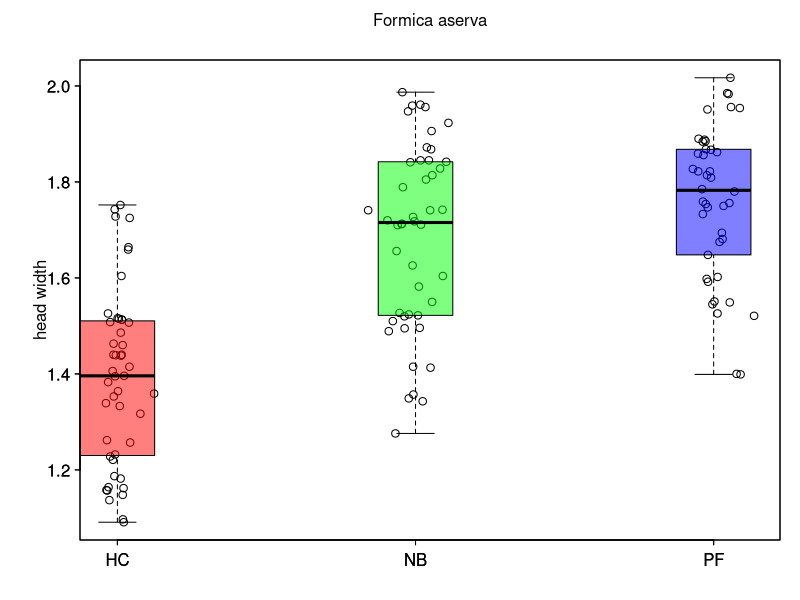
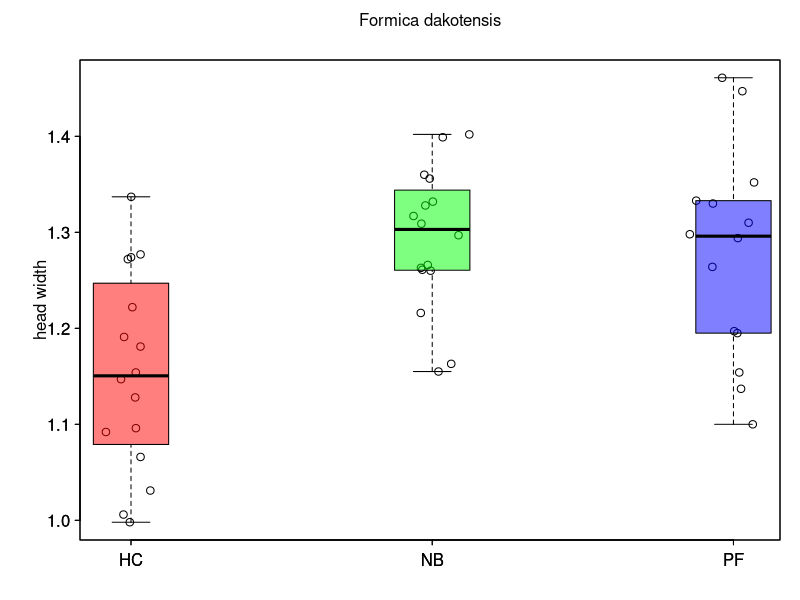
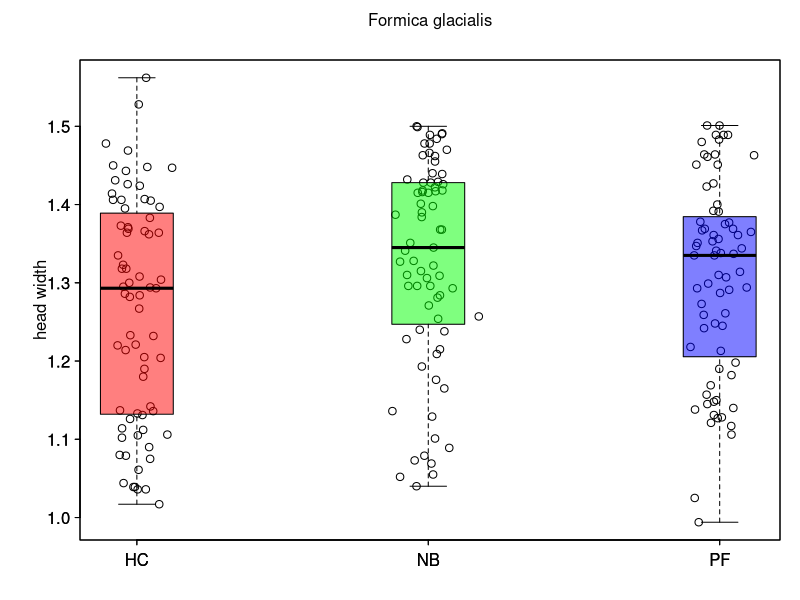
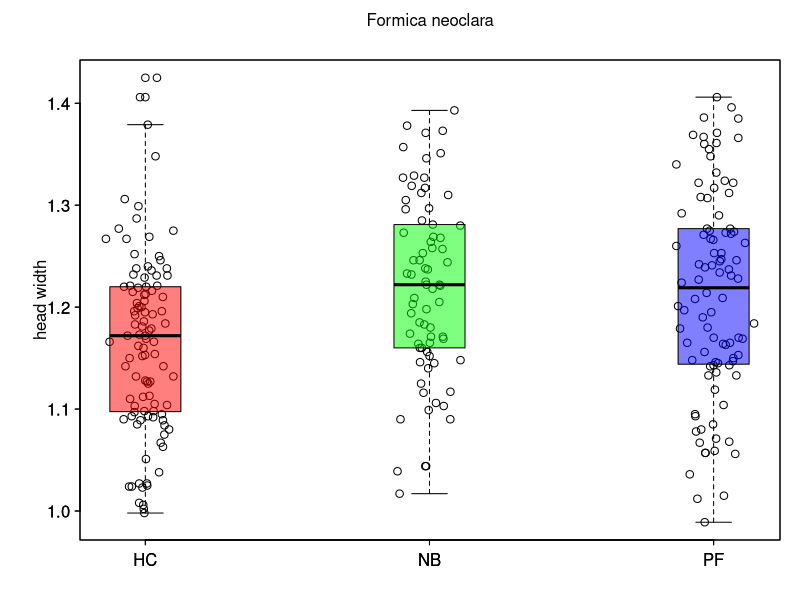
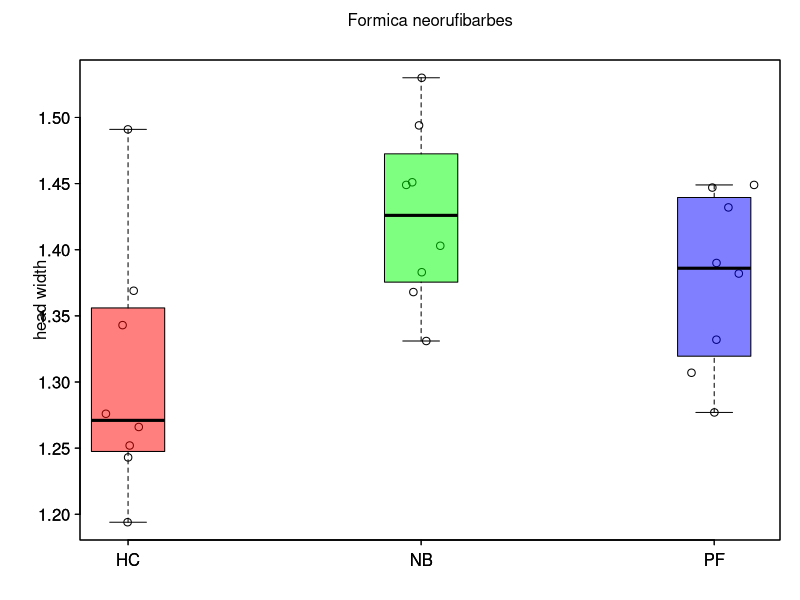
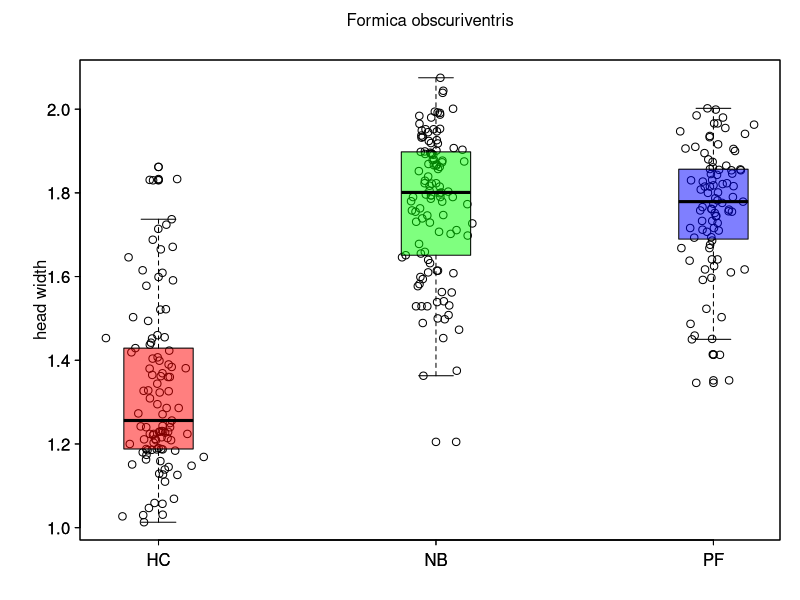
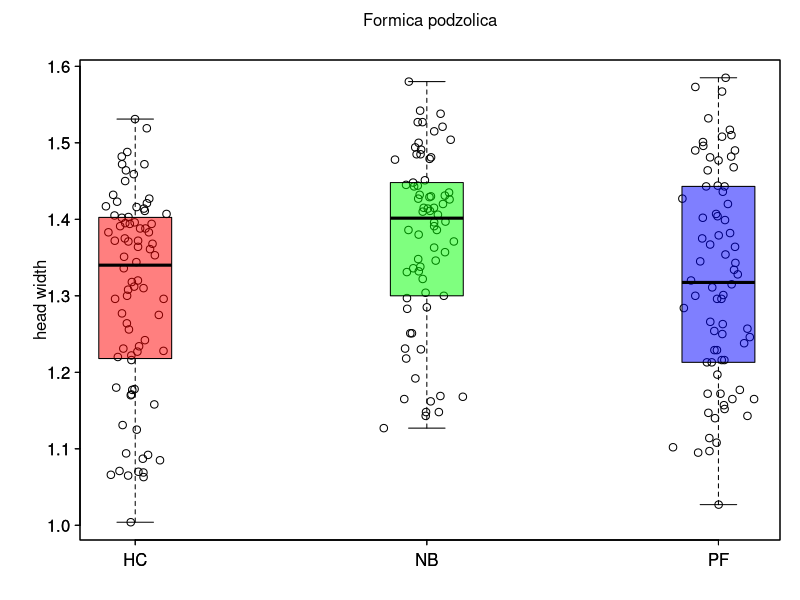
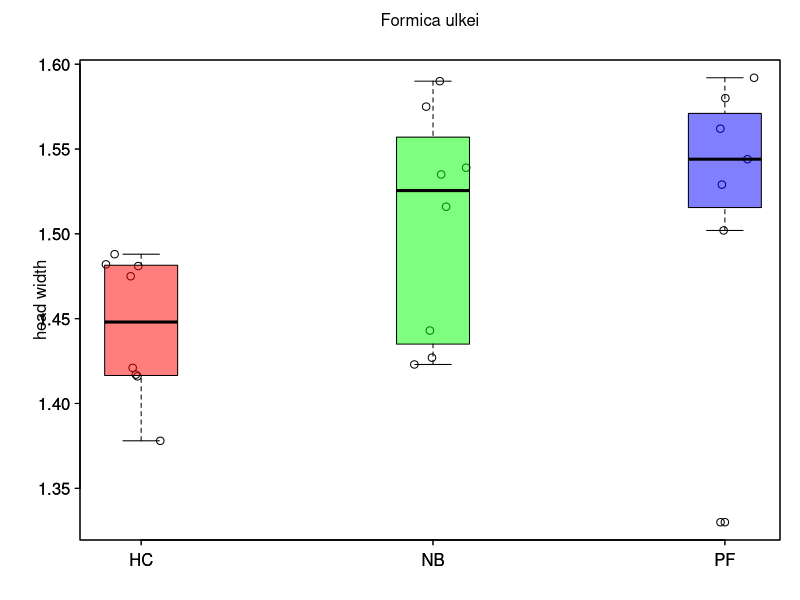

These figures' R source, in order: (Note: this script raises an error after producing the figures.)
setwd('C:\\Users\\Nicole\\Desktop\\Evolution\\Tasks\\Project')
Data1<-read.csv("AntData.csv")
#hypothesis: 

#10 boxplots for 10 Species showing association between task and head width
VARtable <- data.frame(species=rep(NA, length=length(unique(Data1$Species))), HC=rep(NA, length=length(unique(Data1$Species))), NB=rep(NA, length=length(unique(Data1$Species))), PF=rep(NA, length=length(unique(Data1$Species))))
counter <- 1

for (i in unique(Data1$Species)){
  Species <- Data1[which(Data1$Species == i),]
  VARtable[counter,1] <- i
  
  X <- Species$Task
  repHC <- which(X == "HC")
  repNB <- which(X == "NB")
  repPF <- which(X == "PF")
  Z <- rep(1, length(X))
  Z[repHC] <- rnorm(length(repHC), 2, 0.05)
  Z[repNB] <- rnorm(length(repNB), 3, 0.05)
  Z[repPF] <- rnorm(length(repPF), 4, 0.05)
  
  VARtable[counter,2:4] <- c(var(Species$Head.Width[repHC]), var(Species$Head.Width[repNB]), var(Species$Head.Width[repPF]))
  counter <- counter+1
  jpeg(paste(i, ".jpeg", sep=""))
  par(las=1, mar=c(3,4,3,1), mgp=c(1.5, 0.5, 0), tck=-0.01)
  plot(Z, Species$Head.Width, xlab="", ylab="head width", xaxt="n")
  axis(1, at=c(2,3,4), labels=c("HC", "NB", "PF"))
  mtext(i, side=3, line=1.5)
  boxplot(Species$Head.Width~X, add=T, at=c(2,3,4), boxwex=0.25, col=c(rgb(1,0,0, .5), rgb(0,1,0, .5), rgb(0,0,1, .5)))
  dev.off()
}


#multinomial logistic regression looking at head width and species impact on task assignment
library(nnet)
mlr <- multinom(Task ~ Head.Width + Species, data=Data1, Hess=TRUE, trace=FALSE)
mlr
summary(mlr)
z<-summary(mlr)$coefficients/summary(mlr)$standard.errors
z
p<-(1-pnorm(abs(z), 0, 1)) *2
p
exp(coef(mlr))
head(probability.table<-fitted(mlr))
confint(mlr)
exp(confint(mlr))

#boxplot of headwidth by task for all species

Data1$Task<-factor(Data1$Task, levels=c("HC", "NB", "PF"))

table(Data1$Task)
prop.table(table(Data1$Task))

library(ggplot2)

mlr2<-multinom(Task~Head.Width, data=Data1)
mlr2
summary(mlr2)
exp(coef(mlr2)['NB', 'Head.Width'])
exp(coef(mlr2)['PF', 'Head.Width'])
confint(mlr2)
exp(confint(mlr2))

mlr3<-multinom(Task~Head.Width+Group, data=Data1)
mlr3
summary(mlr3)
confint(mlr3)

jpeg("HeadWidthbyTaskboxplot.jpeg")
totalplot<-ggplot(Data1)+aes(x=Task, y=Head.Width)+geom_boxplot()
dev.off()

jpeg("HeadWidthbyTaskscatterplot.jpeg")
ggplot(Data1)+aes(y=Head.Width, x=Task)+geom_point(position=position_jitter(width=0.1, height=0))
dev.off()

#graph showing the predicted probability of a task assignment based on head width of an ant

library(ggeffects)
mlr_ME <- ggeffect(mlr, terms = "Head.Width[0.25:2.5,by=0.01]")
mlr_ME

jpeg("multinomialregression.jpeg")
Cols <- c('#a6cee3','#1f78b4','#b2df8a')
names(Cols) <- c("HC", "NB", "PF")
plot(mlr_ME$x, mlr_ME$predicted, pch=16, col=Cols[mlr_ME$response.level], xlim=c(0, 2.5), ylim=c(0,1), ylab="Predicted Probabilities", xlab="Head Width")

for (i in 1:length(mlr_ME$x)){
  segments(mlr_ME$x[i], mlr_ME$conf.low[i], mlr_ME$x[i], mlr_ME$conf.high[i], lwd=1, col=Cols[mlr_ME$response.level[i]])
}
dev.off()

jpeg("Phylogeny.jpeg")
text.string<-
  "((F. Ulkei), (((F. Rufa Sp. #2), (F. Rufa Sp. #1, F. Obscuriventris)), (F. Dakotensis, F. Aserva)), ((F. Neorufibarbis), ((F. Neoclara), (F. Glacialis, F. Podzolica))));"
vert.tree<-read.tree(text=text.string)
plot(vert.tree, edge.width=2)
dev.off()
